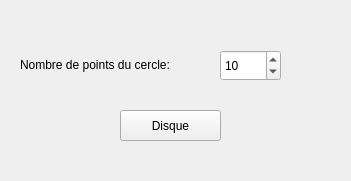
       <widget class="QWidget" name="Disque">
        <property name="geometry">
         <rect>
          <x>0</x>
          <y>0</y>
          <width>351</width>
          <height>181</height>
         </rect>
        </property>
        <attribute name="label">
         <string>Disque</string>
        </attribute>
        <widget class="QPushButton" name="disqueButton">
         <property name="geometry">
          <rect>
           <x>120</x>
           <y>110</y>
           <width>101</width>
           <height>31</height>
          </rect>
         </property>
         <property name="text">
          <string>Disque</string>
         </property>
        </widget>
        <widget class="QSpinBox" name="nbPointDisque">
         <property name="geometry">
          <rect>
           <x>220</x>
           <y>50</y>
           <width>61</width>
           <height>31</height>
          </rect>
         </property>
         <property name="minimum">
          <number>3</number>
         </property>
         <property name="maximum">
          <number>10000</number>
         </property>
         <property name="value">
          <number>10</number>
         </property>
        </widget>
        <widget class="QLabel" name="label_20">
         <property name="geometry">
          <rect>
           <x>20</x>
           <y>55</y>
           <width>201</width>
           <height>20</height>
          </rect>
         </property>
         <property name="text">
          <string>Nombre de points du cercle:</string>
         </property>
        </widget>
       </widget>
